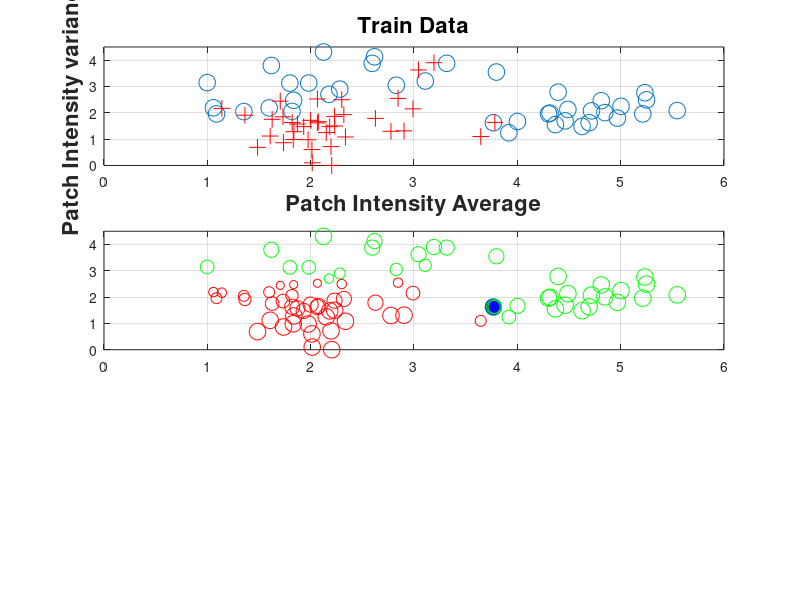

MATLAB code to generate this figure: (Note: this script raises an error after producing the figure.)
clear;

%%
%rng('default');

nbTrainSamples = 40;
nbRounds       = 50;

mu1a = [2 3];   Sigma1a = [.7 .2; .2 .5];
mu1b = [4.5 2]; Sigma1b = [.2 0; 0 .2];
r1a  = mvnrnd(mu1a, Sigma1a, nbTrainSamples/2);
r1b  = mvnrnd(mu1b, Sigma1b, nbTrainSamples/2);
r1   = [r1a;r1b];
mu2  = [2 1.5]; Sigma2 = [.6 .1; .1 .7];
r2   = mvnrnd(mu2, Sigma2, nbTrainSamples);

trainData  = [r1;r2];

pP         = 0.5*(mvnpdf(trainData,mu1a,Sigma1a) + mvnpdf(trainData,mu1b,Sigma1b));
pN         = mvnpdf(trainData,mu2,Sigma2);
ProbWeight = pP ./ (pP + pN);

rnP        = randperm(nbTrainSamples);
PIndex     = rnP(1:nbTrainSamples-39);
trainLabel = [zeros(nbTrainSamples,1) ; zeros(nbTrainSamples,1) ];
trainLabel(PIndex) = 1;

% Compute labels if we were to assume Prob value.
Uindex         = find(trainLabel==0);
trainLabel2    = trainLabel;
trainLabel2(Uindex) = 2*(ProbWeight(Uindex) > 0.5)-1; % set labels for U set.

%%

figure(1);
subplot(3,1,1);
plot(r1(:,1),r1(:,2),'o','MarkerSize',12);
hold on;
plot(r2(:,1),r2(:,2),'r+','MarkerSize',12);
axis([0,6,0,4.5]);
xlabel('Patch Intensity Average','FontSize',16,'FontWeight','bold');
ylabel('Patch Intensity variance','FontSize',16,'FontWeight','bold');
title('Train Data','FontSize',16,'FontWeight','bold');
grid on;
hold off;
set(gcf,'color','w');

subplot(3,1,2);
plot(r1(PIndex,1),r1(PIndex,2),'o','MarkerSize',12,'MarkerFaceColor','b');
grid on;
axis([0,6,0,4.5]);
hold on;
for vv=1:nbTrainSamples*2   
    if ProbWeight(vv) >0.5
        plot(trainData(vv,1),trainData(vv,2),'go','MarkerSize',round(12*ProbWeight(vv)));
    else
        plot(trainData(vv,1),trainData(vv,2),'ro','MarkerSize',round(12*(1-ProbWeight(vv))));
    end
end
hold off;

%%
[classif,sInfo]= learnPuboost(trainData,trainLabel,ProbWeight,nbRounds);

%%
[classif_Trad,sInfo_Trad]= learnPuboost(trainData,trainLabel2,ProbWeight,nbRounds);

%%

if 1
plotClassifierBoundary(45,60,classif)
end

%%

if 1
nbTestSamples = 200;

figure(3);
mu1 = [2 3]; Sigma1 = [.7 .2; .2 .5];
r1a = mvnrnd(mu1, Sigma1, nbTestSamples/2);
mu1 = [4.5 2]; Sigma1 = [.2 0; 0 .2];
r1b = mvnrnd(mu1, Sigma1, nbTestSamples/2);
r1  = [r1a;r1b];
plot(r1(:,1),r1(:,2),'o','MarkerSize',12);
hold on;
mu2 = [2.5 1.5]; Sigma2 = [.6 .1; .1 .7];
r2 = mvnrnd(mu2, Sigma2, nbTestSamples);
plot(r2(:,1),r2(:,2),'r+','MarkerSize',12);
xlabel('Patch Intensity Average','FontSize',16,'FontWeight','bold');
ylabel('Patch Intensity variance','FontSize',16,'FontWeight','bold');
title('Test Data','FontSize',16,'FontWeight','bold');
grid on;
hold off;

testData  = [r1;r2];
testLabel = [ones(nbTestSamples,1) ; -1*ones(nbTestSamples,1) ];
set(gcf,'color','w');
%export_fig('figs/testData.pdf',gcf);

%%
figure(2);
nbRoundsTest = [nbRounds];
scores1      = zeros(size(testData,1),length(nbRoundsTest));
scores2      = zeros(size(testData,1),length(nbRoundsTest));

for nbR = 1:length(nbRoundsTest)
    
    nbRS = nbRoundsTest(nbR);
    for m=1:nbRS
        scores1(:,nbR)  = scores1(:,nbR) + classif{m}.alpha.*evalWL(classif{m}.wl,testData);
        scores2(:,nbR)  = scores2(:,nbR) + classif{m}.alpha.*evalWL(classif_Trad{m}.wl,testData);
    end
    
    [X1{nbR},Y1{nbR},T1,AUC1{nbR}] = perfcurve(testLabel, scores1(:,nbR),1);
    [X2{nbR},Y2{nbR},T2,AUC2{nbR}] = perfcurve(testLabel, scores2(:,nbR),1);
    stc{nbR} = num2str(nbRS);
    
end


thetaIX      = round([.25 .5 .75].*length(T1));
thetas       = T1(thetaIX);
%plot(X{1},Y{1},X{2},Y{2},X{3},Y{3},X{4},Y{4},'LineWidth',2);
plot(X1{1},Y1{1},'LineWidth',2);hold on;
%plot(X1{1}(thetaIX),Y1{1}(thetaIX),'ko','MarkerSize',15);
plot(X2{1},Y2{1},'r','LineWidth',2);
%plot(X2{1}(thetaIX),Y2{1}(thetaIX),'ro','MarkerSize',15);
legend(stc);
grid on;
hold off;
legend(sprintf('P-U Expected Exponential Loss = %f',AUC1{nbR}),...
       sprintf('Exponential Loss = %f',AUC2{nbR}),'Location','Southeast');
xlabel('False Positive Rate','FontSize',16,'FontWeight','bold');
ylabel('True Positive Rate','FontSize',16,'FontWeight','bold');
title(sprintf('ROC Curve - AUC = %f',AUC1{nbR}),'FontSize',16,'FontWeight','bold');
set(gcf,'color','w');
%export_fig('figs/ROC.pdf',gcf);

%%

if 0
figure(50);
hist([scores(1:nbTestSamples,nbR),scores(nbTestSamples+1:end,nbR)]);
hleg = legend('Positive','Negative');
set(hleg,'FontSize',14,'FontWeight','bold');
title('Distribution of Test scores','FontSize',16,'FontWeight','bold');
xlabel('Classifier Response, f(x)','FontSize',16,'FontWeight','bold');
grid on;
set(gcf,'color','w');
%export_fig('figs/responseHist.pdf',gcf);
end

%%

if 0
for tt=1:length(thetas)
    CL  = (2*( scores(:,nbR) > thetas(tt) ) - 1);
    mis = abs(CL-testLabel) > 0;
    misP = mis(1:nbTestSamples);
    misN = mis(nbTestSamples+1:end);
    figure((50+tt));
    plot(r1(:,1),r1(:,2),'o','MarkerSize',12);hold on;
    plot(r2(:,1),r2(:,2),'rs','MarkerSize',12);
    plot(r1(misP,1),r1(misP,2),'o','MarkerFaceColor','b','MarkerSize',12);
    plot(r2(misN,1),r2(misN,2),'rs','MarkerFaceColor','r','MarkerSize',12);
    xlabel('Patch Intensity Average','FontSize',16,'FontWeight','bold');
    ylabel('Patch Intensity variance','FontSize',16,'FontWeight','bold');
    title(sprintf('Classification Results Theta = %f',thetas(tt)),'FontSize',16,'FontWeight','bold');
    grid on;
    set(gcf,'color','w');
    %export_fig(sprintf('figs/testError_%03d.pdf',tt),gcf);
end
end


end